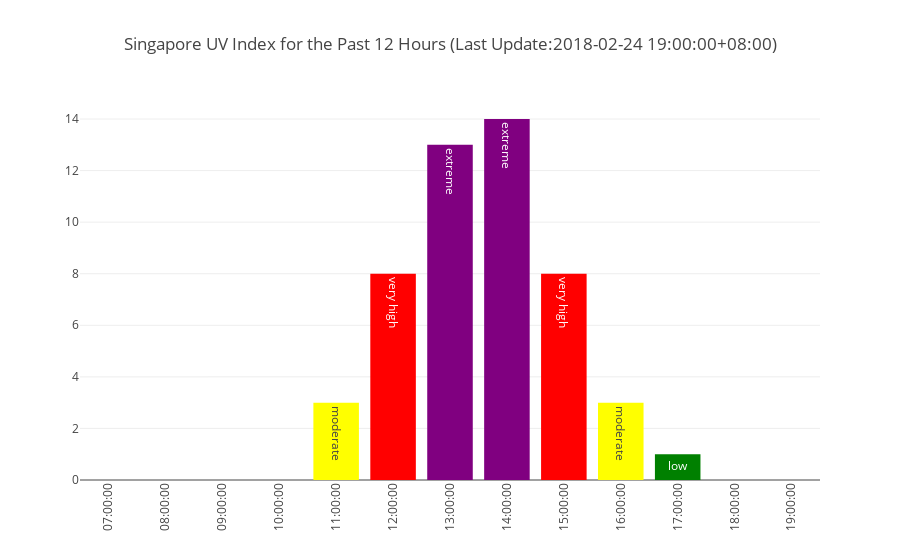

Notebook source saved alongside this figure:
### Markdown cell above
Bar Plot Using Plotly

### Code cell
import plotly.plotly as py
from plotly.offline import download_plotlyjs, init_notebook_mode, plot, iplot
import plotly.graph_objs as go

colors =[]
for item in index_df['value']:
    if item >= 11:
        colors.append('purple')
    elif np.logical_and(item>=8,item<=10):
        colors.append('red')
    elif np.logical_and(item>=6,item<=7):
        colors.append('orange')
    elif np.logical_and(item>=3, item<=5):
        colors.append('yellow')
    else: 
        colors.append('green')

last_update = index_df['timestamp'].max()

#initialize plot offline in Jupyter Notebook
init_notebook_mode(connected=True)

data = [go.Bar(x=index_df.time, 
            y=index_df.value,
            marker=dict(
                color=colors,
            ),
            text = index_df['category']
          )]

last_update = index_df['timestamp'].max()
layout = go.Layout(
    title='Singapore UV Index for the Past 12 Hours (Last Update:%s)'%(last_update),
    xaxis=dict(
        tickangle=-90,)
)
fig = go.Figure(data=data, layout=layout)    
iplot(fig, filename = 'jupyter/uv_index_bar')

### Figure 1 — Plotly figure (JSON) as saved in the notebook; plotly's stock layout.template omitted (floating-point values rounded to 4 significant figures)
{"data": [{"marker": {"color": ["green", "green", "green", "green", "yellow", "red", "purple", "purple", "red", "yellow", "green", "green", "green"]}, "text": ["low", "low", "low", "low", "moderate", "very high", "extreme", "extreme", "very high", "moderate", "low", "low", "low"], "type": "bar", "x": ["07:00:00", "08:00:00", "09:00:00", "10:00:00", "11:00:00", "12:00:00", "13:00:00", "14:00:00", "15:00:00", "16:00:00", "17:00:00", "18:00:00", "19:00:00"], "y": [0, 0, 0, 0, 3, 8, 13, 14, 8, 3, 1, 0, 0]}], "layout": {"title": "Singapore UV Index for the Past 12 Hours (Last Update:2018-02-24 19:00:00+08:00)", "xaxis": {"tickangle": -90}}}
